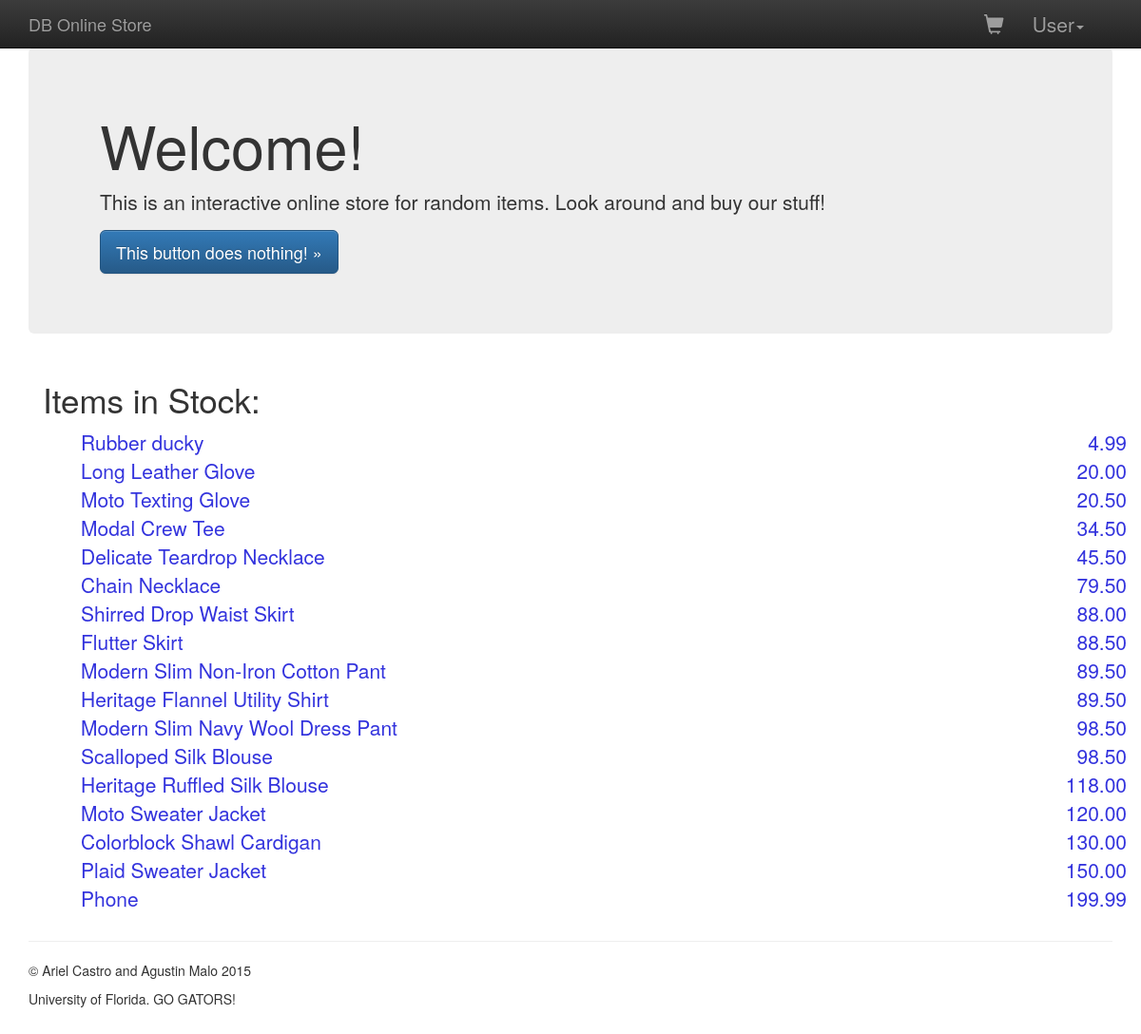
/ (signed in), run on the app's committed database.
### main_store/models.py (models this page shows)
class Product(models.Model):
	name = models.CharField(max_length=100)
	price = models.DecimalField(max_digits=8, decimal_places=2)
	stock_quantity = models.IntegerField()
	description = models.TextField()
	active = models.BooleanField()

### main_store/views.py (the view)
# urls.py: url(r'^$', storeViews.index, name='index'),
def index(request):
    products = Product.objects.exclude(stock_quantity=0)
    return render(request, 'products/index.html', {
        'products': products,
    })

### db_online_store/templates/products/index.html
{% extends "base.html" %}
{% block content %}
<div id="index">
  <div class="jumbotron">
    <div class="container">
      <h1>Welcome!</h1>
      <p>This is an interactive online store for random items. Look around and buy our stuff!</p>
      <p><a class="btn btn-primary btn-lg" href="#" role="button">This button does nothing! &raquo;</a></p>
    </div>
  </div>
  <div class="container">
      <h3>Items in Stock:</h3>
      <ul>
        {% for product in products|dictsort:"price" %}
        <li>
          <a href="{% url 'product_detail' product.id %}">{{ product.name | capfirst }}</a>
          <a class="pull-right" href="{% url 'product_detail' product.id %}">{{ product.price}}</a>
        </li>
        {% endfor %}
      </ul>
    </div>
  </div>
  {% endblock content %}

### db_online_store/templates/base.html (shortened to what this page needs)
{% load staticfiles %}
<!doctype html>
<html>
<head>
	<link rel="stylesheet" href="https://maxcdn.bootstrapcdn.com/bootstrap/3.3.5/css/bootstrap.min.css">
	<link rel="stylesheet" href="https://maxcdn.bootstrapcdn.com/bootstrap/3.3.5/css/bootstrap-theme.min.css">
	<link rel="stylesheet" type="text/css" href="{% static 'main.css' %}">
</head>
<body class="container">
	<nav class="navbar navbar-inverse navbar-fixed-top">
		<div class="container">
			<div class="navbar-header">
				<a class="navbar-brand" href="/">DB Online Store</a>
			</div>
			<div id="navbar" class="navbar-collapse collapse">
					{% if user.is_anonymous %}
					<a class="btn btn-success" href="{% url 'login' %}">Login</a>
					<a class="btn btn-success" href="{% url 'register' %}">Sign up</a>
					{% else %}
				<ul class="nav navbar-nav navbar-right">
					<li><a class="glyphicon glyphicon-shopping-cart" href="{% url 'cart' %}"></a></li>
					<li class="dropdown">
						<a href="" class="dropdown-toggle" data-toggle="dropdown" role="button" aria-haspopup="true" aria-expanded="false">{{ user.first_name | capfirst }}<span class="caret"></span></a>
					</li>
				</ul>
					{% endif %}
			</div>
		</div>
	</nav>
	{% block content %}
	{% endblock content %}
	<hr>
	<footer>
		<p>&copy; Ariel Castro and Agustin Malo 2015</p>
		<p>University of Florida. GO GATORS!</p>
	</footer>
	</body>
	</html>

### db_online_store/static/main.css (style rules this page uses)
h1, h2, h3 { font-size: 2.5em; }
a { font-size: 1.5em; }
ul { list-style-type: none; }
a { text-decoration: none; color: #33D; }
body { padding-top: 50px; padding-bottom: 20px; }

### data on the page
Product: name "Rubber ducky", price "4.99"
Product: name "Long Leather Glove", price "20.00"
Product: name "Moto Texting Glove", price "20.50"
Product: name "Modal Crew Tee", price "34.50"
Product: name "Delicate Teardrop Necklace", price "45.50"
Product: name "Chain Necklace", price "79.50"
Product: name "Shirred Drop Waist Skirt", price "88.00"
Product: name "Flutter Skirt", price "88.50"
Product: name "Modern Slim Non-Iron Cotton Pant", price "89.50"
Product: name "Heritage Flannel Utility Shirt", price "89.50"
Product: name "Modern Slim Navy Wool Dress Pant", price "98.50"
Product: name "Scalloped Silk Blouse", price "98.50"
Product: name "Heritage Ruffled Silk Blouse", price "118.00"
Product: name "Moto Sweater Jacket", price "120.00"
Product: name "Colorblock Shawl Cardigan", price "130.00"
Product: name "Plaid Sweater Jacket", price "150.00"
Product: name "Phone", price "199.99"

### other printed values
{{ user.first_name | capfirst }} "User"
